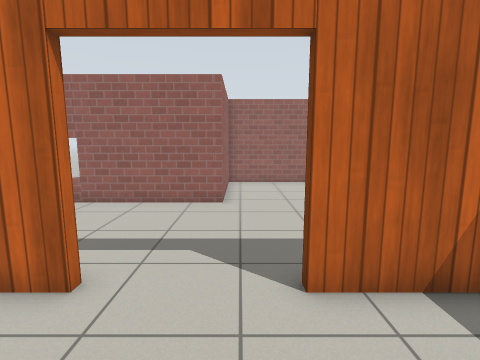
view 1 (above)

15 first-person views from a walk through a Gazebo world. The camera is 1.2 m above the floor, tilts 8° down and sees 85° across. The floor is counted in squares, 0.5 m on a side. Each view is taken from the middle of a square. On the plan, view 1 faces up. The plan holds only what a view shows up to about 17 squares ahead; the rest is blank. The place goes on beyond the plan. Simple patterns stand in for the simulator's built-in surfaces.

view 2
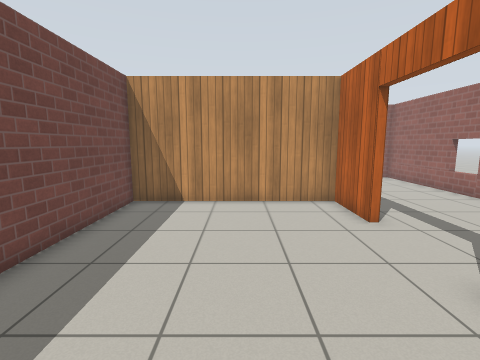

view 3
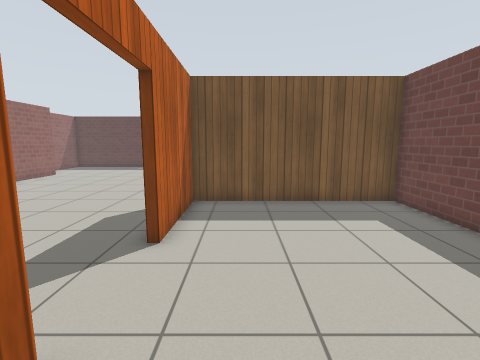

view 4
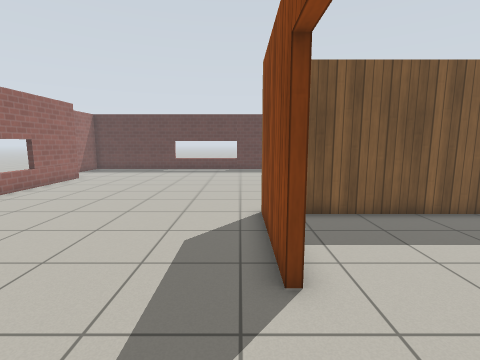

view 5
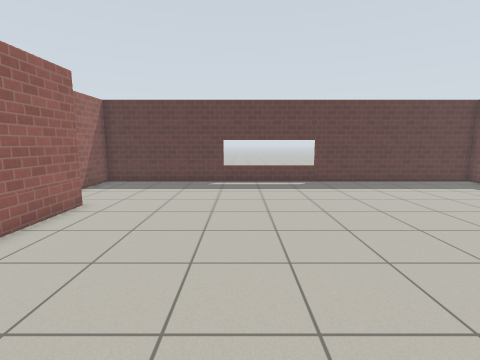

view 6
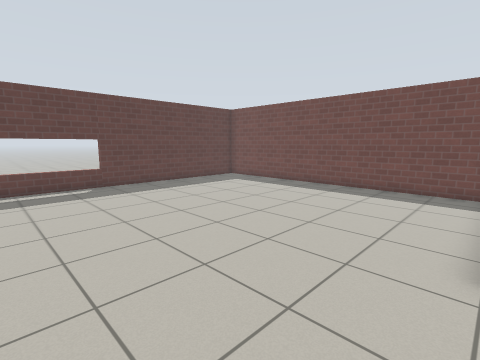

view 7
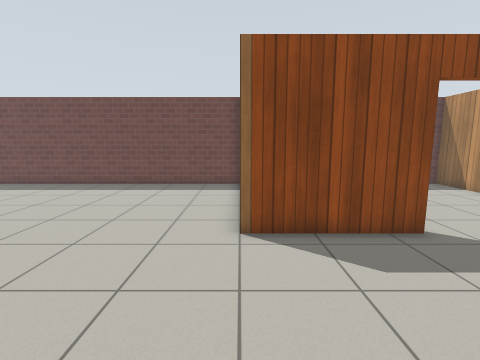

view 8
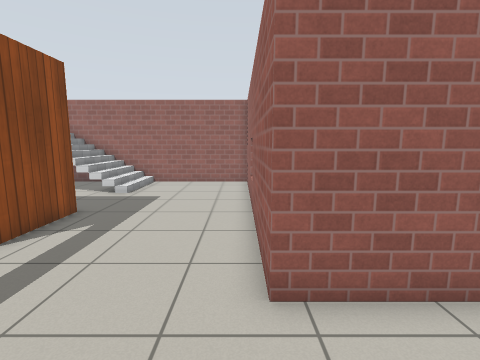

view 9
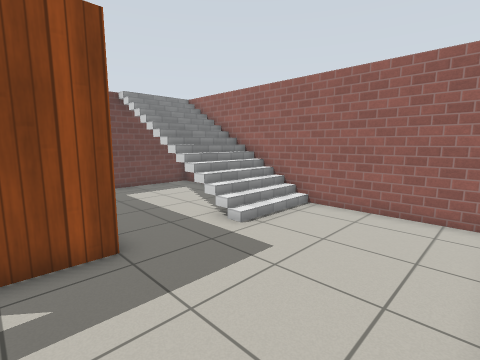

view 10
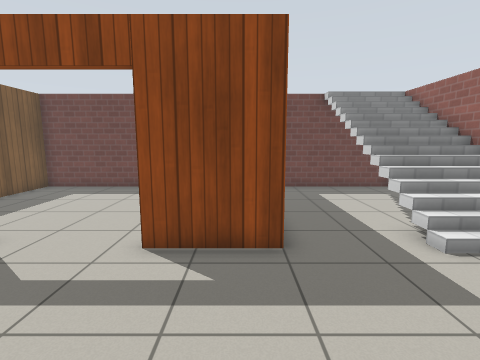

view 11
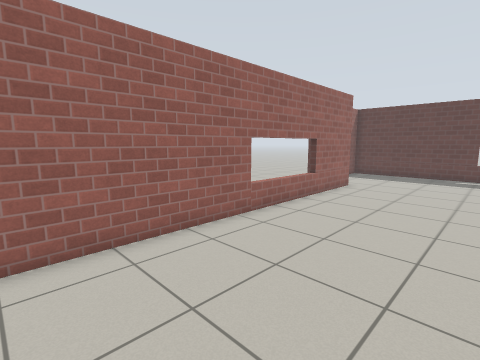

view 12
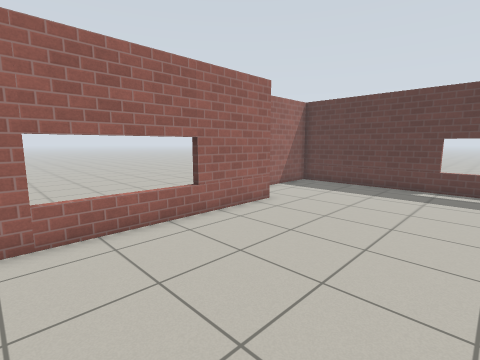

view 13
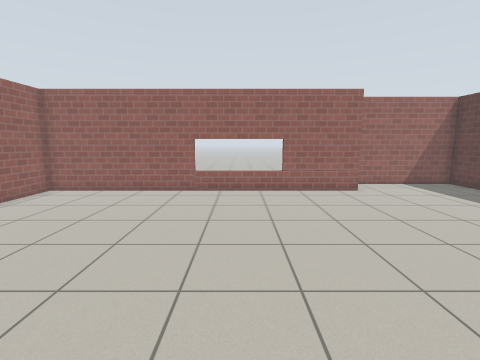

view 14
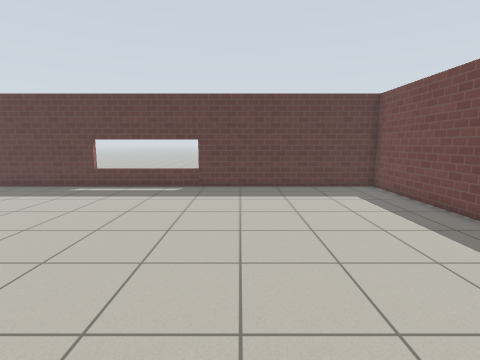

view 15
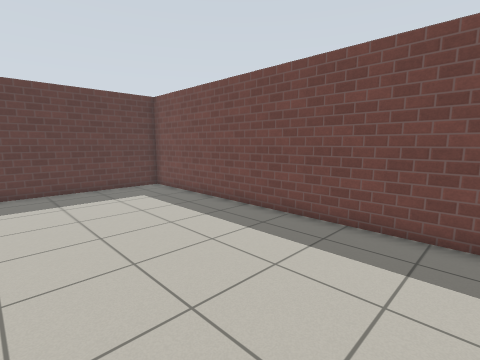

### Floor plan
Points are (right, up) in squares from view 1. A wall is a line through its corners. A room is listed if a view was taken in it or the views show most of it. See-through windows are left out.
Room 1 (views 1, 2, 3)
walls: (-2.7, 3.9) (-5.7, 3.9) (-5.7, -4.5) (5.7, -4.5) (5.7, 3.9) (1, 3.9)
ways out: open door at (-0.5, 4) to room 2
Room 2 (views 4, 5, 6, 7, 8, 9, 10, 11, 12, 13, 14, 15)
walls: (1, 4.3) (6, 4.3); (6, -4.5) (21.4, -4.5) (21.4, 18.3) (16, 18.3); (15.1, 16.1) (-0.7, 16.1) (-0.7, 10.5) (-13.4, 10.5) (-13.4, -4.5) (-7.5, -4.5); (-6.1, 4.3) (-2.7, 4.3)
ways out: open door at (-0.5, 4) to room 1
objects: stairs (-13, -4)

Where each view was taken, in squares from view 1:
view 1: 0 up, 0 right, facing up
view 2: 0 up, 5 right, facing left
view 3: 2 up, 5 left, facing right
view 4: 5 up, 3 left, facing right
view 5: 10 up, 5 right, facing right
view 6: 10 up, 6 right, facing down-right
view 7: 11 up, 6 right, facing down
view 8: 10 up, 3 right, facing left
view 9: 10 up, 4 left, facing down-left
view 10: 10 up, 5 left, facing down
view 11: 10 up, 0 right, facing up-right
view 12: 9 up, 6 right, facing up-right
view 13: 3 up, 9 right, facing up
view 14: 3 up, 7 right, facing right
view 15: 3 up, 7 right, facing down-right
